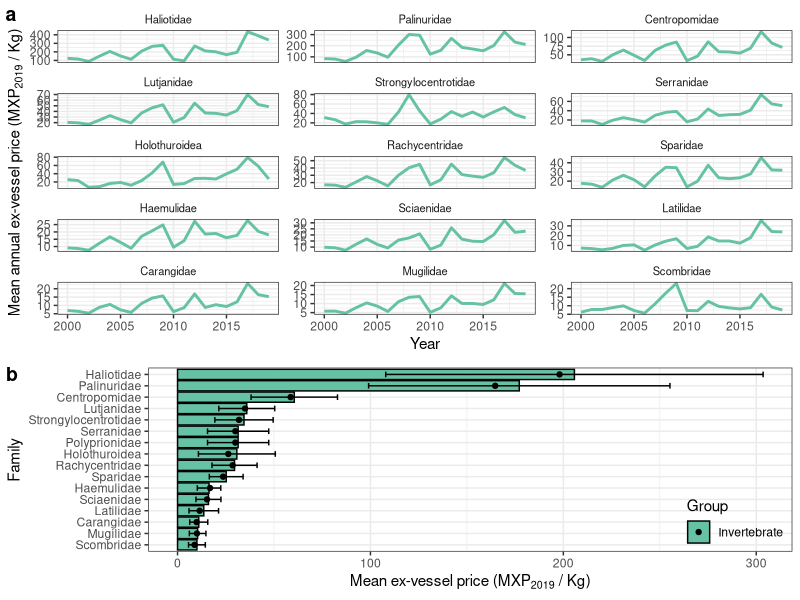

This figure's R source:
######################################################
#title#
######################################################
#
# Purpose
#
######################################################

# SET UP #######################################################################

# Load packages
library(here)
library(cowplot)
library(tidyverse)

# Load data
prices <-
  read_csv(file = here("data", "processed_data", "prices_ts.csv")) %>% 
  mutate(group = ifelse(group == "Escama", "Finfish", "Invertebrate"))

family_prices <-
  read_csv(file = here("data", "processed_data", "family_prices.csv")) %>% 
  mutate(group = ifelse(group == "Escama", "Finfish", "Invertebrate"))

ts_plot <-
  prices %>%
  mutate(family = fct_reorder(family, def_price, mean, .desc = T)) %>%
  ggplot(aes(
    x = year,
    y = def_price,
    color = group,
  )) +
  stat_summary(fun = "mean", geom = "line", size = 1) +
  labs(x = "Year",
       y = bquote("Mean annual ex-vessel price (MXP"[2019] ~ "/ Kg)")) +
  theme_bw() +
  theme(legend.position = "None",
        strip.background = element_blank(), strip.text = element_text(size = 8)) +
  guides(color = guide_legend("Family")) +
  scale_color_brewer(palette = "Set2") +
  facet_wrap(~family, ncol = 3, scales = "free_y")




values_plot <- family_prices %>%
  mutate(family = fct_reorder(family, mean_price)) %>%
  ggplot(aes(x = family, y = mean_price, fill = group)) +
  geom_col(color = "black") +
  geom_errorbar(aes(ymin = mean_price - sd_price, ymax = mean_price + sd_price),
                width = 0.5) +
  geom_point(aes(y = median_price)) +
  coord_flip() +
  scale_fill_brewer(palette = "Set2", direction = 01) +
  labs(x = "Family",
       y = bquote("Mean ex-vessel price (MXP"[2019] ~ "/ Kg)")) +
  theme_bw() +
  guides(fill = guide_legend("Group")) +
  theme(
    legend.justification = c(1, 0),
    legend.position = c(1, 0),
    legend.background = element_blank()
  )

prices_panel <- plot_grid(ts_plot, values_plot,
                          ncol = 1,
                          rel_heights = c(1.5, 1),
                          labels = "auto")

# EXPORT PLOTS #################################################################
ggsave(
  plot = prices_panel,
  filename = here("results", "img", "prices_panel.png"),
  width = 6,
  height = 8
)
